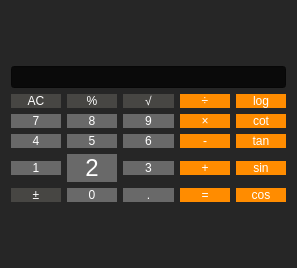
<?xml version="1.0" encoding="UTF-8"?>
<ui version="4.0">
 <class>Dialog</class>
 <widget class="QDialog" name="Dialog">
  <property name="geometry">
   <rect>
    <x>0</x>
    <y>0</y>
    <width>297</width>
    <height>268</height>
   </rect>
  </property>
  <property name="windowTitle">
   <string>Calculator</string>
  </property>
  <property name="styleSheet">
   <string notr="true">background-color: rgb(38,38,38);</string>
  </property>
  <layout class="QGridLayout" name="gridLayout_2">
   <item row="1" column="0">
    <layout class="QGridLayout" name="gridLayout">
     <item row="3" column="0">
      <widget class="QPushButton" name="btn4">
       <property name="cursor">
        <cursorShape>PointingHandCursor</cursorShape>
       </property>
       <property name="styleSheet">
        <string notr="true">QPushButton{
font: 300 18pt &quot;Segoe UI&quot;;
background-color: rgb(105,105,105);
color: rgb(255, 255, 255);
border-radius: 25px;
}
</string>
       </property>
       <property name="text">
        <string>4</string>
       </property>
      </widget>
     </item>
     <item row="2" column="2">
      <widget class="QPushButton" name="btn9">
       <property name="cursor">
        <cursorShape>PointingHandCursor</cursorShape>
       </property>
       <property name="styleSheet">
        <string notr="true">QPushButton{
font: 300 18pt &quot;Segoe UI&quot;;
background-color: rgb(105,105,105);
color: rgb(255, 255, 255);
border-radius: 25px;
}
</string>
       </property>
       <property name="text">
        <string>9</string>
       </property>
      </widget>
     </item>
     <item row="5" column="1">
      <widget class="QPushButton" name="btn2">
       <property name="enabled">
        <bool>true</bool>
       </property>
       <property name="font">
        <font>
         <pointsize>18</pointsize>
         <italic>false</italic>
         <bold>false</bold>
         <underline>false</underline>
         <strikeout>false</strikeout>
         <kerning>true</kerning>
        </font>
       </property>
       <property name="cursor">
        <cursorShape>PointingHandCursor</cursorShape>
       </property>
       <property name="mouseTracking">
        <bool>false</bool>
       </property>
       <property name="tabletTracking">
        <bool>false</bool>
       </property>
       <property name="styleSheet">
        <string notr="true">QPushButton{
font: 300 18pt &quot;Segoe UI&quot;;
background-color: rgb(105,105,105);
color: rgb(255, 255, 255);
border-radius: 25px;
}
</string>
       </property>
       <property name="text">
        <string>2</string>
       </property>
      </widget>
     </item>
     <item row="3" column="2">
      <widget class="QPushButton" name="btn6">
       <property name="cursor">
        <cursorShape>PointingHandCursor</cursorShape>
       </property>
       <property name="styleSheet">
        <string notr="true">QPushButton{
font: 300 18pt &quot;Segoe UI&quot;;
background-color: rgb(105,105,105);
color: rgb(255, 255, 255);
border-radius: 25px;
}
</string>
       </property>
       <property name="text">
        <string>6</string>
       </property>
      </widget>
     </item>
     <item row="5" column="0">
      <widget class="QPushButton" name="btn1">
       <property name="cursor">
        <cursorShape>PointingHandCursor</cursorShape>
       </property>
       <property name="styleSheet">
        <string notr="true">QPushButton{
font: 300 18pt &quot;Segoe UI&quot;;
background-color: rgb(105,105,105);
color: rgb(255, 255, 255);
border-radius: 25px;
}
</string>
       </property>
       <property name="text">
        <string>1</string>
       </property>
      </widget>
     </item>
     <item row="3" column="1">
      <widget class="QPushButton" name="btn5">
       <property name="cursor">
        <cursorShape>PointingHandCursor</cursorShape>
       </property>
       <property name="styleSheet">
        <string notr="true">QPushButton{
font: 300 18pt &quot;Segoe UI&quot;;
background-color: rgb(105,105,105);
color: rgb(255, 255, 255);
border-radius: 25px;
}
</string>
       </property>
       <property name="text">
        <string>5</string>
       </property>
      </widget>
     </item>
     <item row="5" column="4">
      <widget class="QPushButton" name="sin_btn">
       <property name="styleSheet">
        <string notr="true">QPushButton{
font: 300 18pt &quot;Segoe UI&quot;;
background-color: rgb(255,140,0);
color: rgb(255, 255, 255);
border-radius: 25px;
}
</string>
       </property>
       <property name="text">
        <string>sin</string>
       </property>
      </widget>
     </item>
     <item row="3" column="4">
      <widget class="QPushButton" name="tan_btn">
       <property name="styleSheet">
        <string notr="true">QPushButton{
font: 300 18pt &quot;Segoe UI&quot;;
background-color: rgb(255,140,0);
color: rgb(255, 255, 255);
border-radius: 25px;
}

</string>
       </property>
       <property name="text">
        <string>tan</string>
       </property>
      </widget>
     </item>
     <item row="2" column="1">
      <widget class="QPushButton" name="btn8">
       <property name="cursor">
        <cursorShape>PointingHandCursor</cursorShape>
       </property>
       <property name="styleSheet">
        <string notr="true">QPushButton{
font: 300 18pt &quot;Segoe UI&quot;;
background-color: rgb(105,105,105);
color: rgb(255, 255, 255);
border-radius: 25px;
}
</string>
       </property>
       <property name="text">
        <string>8</string>
       </property>
      </widget>
     </item>
     <item row="2" column="0">
      <widget class="QPushButton" name="btn7">
       <property name="cursor">
        <cursorShape>PointingHandCursor</cursorShape>
       </property>
       <property name="styleSheet">
        <string notr="true">QPushButton{
font: 300 18pt &quot;Segoe UI&quot;;
background-color: rgb(105,105,105);
color: rgb(255, 255, 255);
border-radius: 25px;
}
</string>
       </property>
       <property name="text">
        <string>7</string>
       </property>
      </widget>
     </item>
     <item row="0" column="0" colspan="5">
      <widget class="QLineEdit" name="textBox">
       <property name="styleSheet">
        <string notr="true">color: rgb(236, 239, 241);
font: 300 24pt &quot;Segoe UI&quot;;
background-color: rgb(10,10, 10);</string>
       </property>
       <property name="text">
        <string/>
       </property>
      </widget>
     </item>
     <item row="2" column="4">
      <widget class="QPushButton" name="cot_btn">
       <property name="styleSheet">
        <string notr="true">QPushButton{
font: 300 18pt &quot;Segoe UI&quot;;
background-color: rgb(255,140,0);
color: rgb(255, 255, 255);
border-radius: 25px;
}
</string>
       </property>
       <property name="text">
        <string>cot</string>
       </property>
      </widget>
     </item>
     <item row="5" column="2">
      <widget class="QPushButton" name="btn3">
       <property name="cursor">
        <cursorShape>PointingHandCursor</cursorShape>
       </property>
       <property name="mouseTracking">
        <bool>false</bool>
       </property>
       <property name="tabletTracking">
        <bool>false</bool>
       </property>
       <property name="styleSheet">
        <string notr="true">QPushButton{
font: 300 18pt &quot;Segoe UI&quot;;
background-color: rgb(105,105,105);
color: rgb(255, 255, 255);
border-radius: 25px;
}
</string>
       </property>
       <property name="text">
        <string>3</string>
       </property>
      </widget>
     </item>
     <item row="1" column="4">
      <widget class="QPushButton" name="log_btn">
       <property name="styleSheet">
        <string notr="true">QPushButton{
font: 300 18pt &quot;Segoe UI&quot;;
background-color: rgb(255,140,0);
color: rgb(255, 255, 255);
border-radius: 25px;
}
</string>
       </property>
       <property name="text">
        <string>log</string>
       </property>
      </widget>
     </item>
     <item row="6" column="1">
      <widget class="QPushButton" name="btn0">
       <property name="styleSheet">
        <string notr="true">QPushButton{
font: 300 18pt &quot;Segoe UI&quot;;
background-color: rgb(105,105,105);
color: rgb(255, 255, 255);
border-radius: 25px;
}
</string>
       </property>
       <property name="text">
        <string>0</string>
       </property>
      </widget>
     </item>
     <item row="6" column="2">
      <widget class="QPushButton" name="dot_btn">
       <property name="styleSheet">
        <string notr="true">QPushButton{
font: 300 18pt &quot;Segoe UI&quot;;
background-color: rgb(105,105,105);
color: rgb(255, 255, 255);
border-radius: 25px;
}
</string>
       </property>
       <property name="text">
        <string>.</string>
       </property>
      </widget>
     </item>
     <item row="6" column="3">
      <widget class="QPushButton" name="equal_btn">
       <property name="styleSheet">
        <string notr="true">QPushButton{
font: 300 18pt &quot;Segoe UI&quot;;
background-color: rgb(255,140,0);
color: rgb(255, 255, 255);
border-radius: 25px;
}
</string>
       </property>
       <property name="text">
        <string>=</string>
       </property>
      </widget>
     </item>
     <item row="1" column="3">
      <widget class="QPushButton" name="division_btn">
       <property name="styleSheet">
        <string notr="true">QPushButton{
font: 300 18pt &quot;Segoe UI&quot;;
background-color: rgb(255,140,0);
color: rgb(255, 255, 255);
border-radius: 25px;
}
</string>
       </property>
       <property name="text">
        <string>÷</string>
       </property>
      </widget>
     </item>
     <item row="2" column="3">
      <widget class="QPushButton" name="mul_btn">
       <property name="styleSheet">
        <string notr="true">QPushButton{
font: 300 18pt &quot;Segoe UI&quot;;
background-color: rgb(255,140,0);
color: rgb(255, 255, 255);
border-radius: 25px;
}
</string>
       </property>
       <property name="text">
        <string>×</string>
       </property>
      </widget>
     </item>
     <item row="3" column="3">
      <widget class="QPushButton" name="sub_btn">
       <property name="enabled">
        <bool>true</bool>
       </property>
       <property name="styleSheet">
        <string notr="true">QPushButton{
font: 300 18pt &quot;Segoe UI&quot;;
background-color: rgb(255,140,0);
color: rgb(255, 255, 255);
border-radius: 25px;
}
</string>
       </property>
       <property name="text">
        <string>-</string>
       </property>
      </widget>
     </item>
     <item row="5" column="3">
      <widget class="QPushButton" name="sum_btn">
       <property name="styleSheet">
        <string notr="true">QPushButton{
font: 300 18pt &quot;Segoe UI&quot;;
background-color: rgb(255,140,0);
color: rgb(255, 255, 255);
border-radius: 25px;
}
</string>
       </property>
       <property name="text">
        <string>+</string>
       </property>
      </widget>
     </item>
     <item row="6" column="4">
      <widget class="QPushButton" name="cos_btn">
       <property name="styleSheet">
        <string notr="true">QPushButton{
font: 300 18pt &quot;Segoe UI&quot;;
background-color: rgb(255,140,0);
color: rgb(255, 255, 255);
border-radius: 25px;
}
</string>
       </property>
       <property name="text">
        <string>cos</string>
       </property>
      </widget>
     </item>
     <item row="1" column="1">
      <widget class="QPushButton" name="percent_btn">
       <property name="styleSheet">
        <string notr="true">QPushButton{
font: 300 18pt &quot;Segoe UI&quot;;
background-color: rgb(71,70,67);
color: rgb(255, 255, 255);
border-radius: 25px;
}

</string>
       </property>
       <property name="text">
        <string>%</string>
       </property>
      </widget>
     </item>
     <item row="1" column="2">
      <widget class="QPushButton" name="sqrt_btn">
       <property name="styleSheet">
        <string notr="true">QPushButton{
font: 300 18pt &quot;Segoe UI&quot;;
background-color: rgb(71,70,67);
color: rgb(255, 255, 255);
border-radius: 25px;
}

</string>
       </property>
       <property name="text">
        <string>√</string>
       </property>
      </widget>
     </item>
     <item row="1" column="0">
      <widget class="QPushButton" name="ac_btn">
       <property name="styleSheet">
        <string notr="true">QPushButton{
font: 300 18pt &quot;Segoe UI&quot;;
background-color: rgb(71,70,67);
color: rgb(255, 255, 255);
border-radius: 25px;
}

</string>
       </property>
       <property name="text">
        <string>AC</string>
       </property>
      </widget>
     </item>
     <item row="6" column="0">
      <widget class="QPushButton" name="neg_pos_btn">
       <property name="styleSheet">
        <string notr="true">QPushButton{
font: 300 18pt &quot;Segoe UI&quot;;
background-color: rgb(71,70,67);
color: rgb(255, 255, 255);
border-radius: 25px;
}

</string>
       </property>
       <property name="text">
        <string>±</string>
       </property>
      </widget>
     </item>
    </layout>
   </item>
  </layout>
 </widget>
 <resources/>
 <connections/>
</ui>
